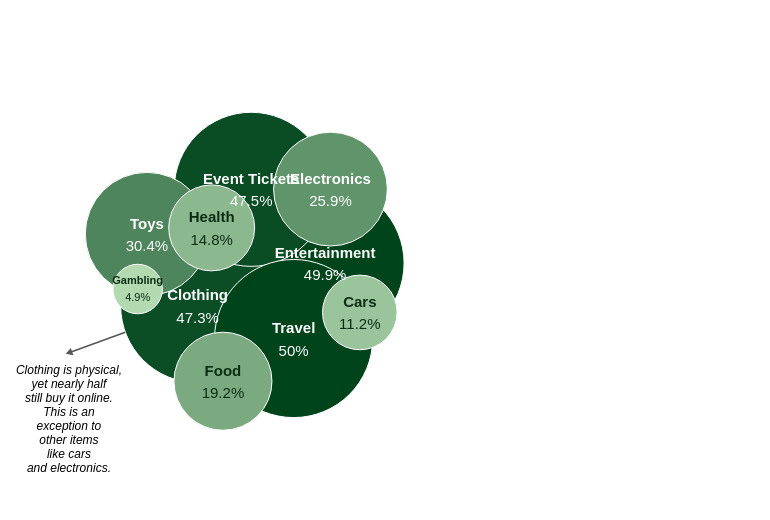

Here is the Vega-Lite specification saved for this chart:
### Vega specification from a JSON file in a GitHub repository (floating-point values rounded to 4 significant figures)
{"$schema": "https://vega.github.io/schema/vega/v5.json", "description": "A packed bubble chart.", "usermeta": {"author": "David Bacci", "github": "https://github.com/PBI-David/Deneb-Showcase"}, "width": 760, "height": 500, "padding": {"left": 5, "right": 5, "top": 20, "bottom": 0}, "autosize": "none", "signals": [{"name": "cx", "update": "250"}, {"name": "cy", "update": "height / 2"}, {"name": "gravityX", "value": 0.2}, {"name": "gravityY", "value": 0.1}, {"name": "arrowAngle", "value": 160}, {"name": "arrowLen", "value": 60}, {"name": "textDX", "value": 0}], "data": [{"name": "table", "values": [{"category": "Entertainment", "amount": 6013.0, "pct": 49.9}, {"category": "Clothing", "amount": 5698.0, "pct": 47.3}, {"category": "Event Tickets", "amount": 5720.0, "pct": 47.5}, {"category": "Travel", "amount": 6024.0, "pct": 50}, {"category": "Toys", "amount": 3662.0, "pct": 30.4}, {"category": "Electronics", "amount": 3119.0, "pct": 25.9}, {"category": "Food", "amount": 2316, "pct": 19.2}, {"category": "Health", "amount": 1780.0, "pct": 14.8}, {"category": "Cars", "amount": 1343.0, "pct": 11.2}, {"category": "Gambling", "amount": 590.5, "pct": 4.9}]}], "scales": [{"name": "size", "domain": {"data": "table", "field": "amount"}, "zero": true, "range": [0, 25000]}, {"name": "color", "type": "linear", "domain": {"data": "table", "field": "pct"}, "zero": true, "range": ["#c7e9c0", "#00441b"]}], "marks": [{"name": "nodes", "type": "symbol", "from": {"data": "table"}, "encode": {"enter": {"fill": {"scale": "color", "field": "pct"}, "xfocus": {"signal": "cx"}, "yfocus": {"signal": "cy"}}, "update": {"size": {"signal": "datum.amount", "scale": "size"}, "stroke": {"value": "white"}, "strokeWidth": {"value": 1}, "tooltip": {"signal": "datum"}}}, "transform": [{"type": "force", "iterations": 100, "static": false, "forces": [{"force": "collide", "iterations": 2, "radius": {"expr": "sqrt(datum.size)/2"}}, {"force": "center", "x": {"signal": "cx"}, "y": {"signal": "cy"}}, {"force": "x", "x": "xfocus", "strength": {"signal": "gravityX"}}, {"force": "y", "y": "yfocus", "strength": {"signal": "gravityY"}}]}]}, {"type": "rule", "from": {"data": "nodes"}, "encode": {"update": {"x": {"signal": "datum.x + cos(arrowAngle * PI / 180) * sqrt(datum.size) / 2"}, "y": {"signal": "datum.y + sin(arrowAngle * PI / 180) * sqrt(datum.size) / 2"}, "x2": {"signal": "datum.x + cos(arrowAngle * PI / 180) * (sqrt(datum.size) / 2 + arrowLen)"}, "y2": {"signal": "datum.y + sin(arrowAngle * PI / 180) * (sqrt(datum.size) / 2 + arrowLen)"}, "stroke": {"value": "#555"}, "strokeWidth": {"value": 1.5}, "opacity": {"signal": "datum.datum.category === 'Clothing' ? 1 : 0"}}}}, {"type": "symbol", "from": {"data": "nodes"}, "encode": {"update": {"x": {"signal": "datum.x + cos(arrowAngle * PI / 180) * (sqrt(datum.size) / 2 + arrowLen)"}, "y": {"signal": "datum.y + sin(arrowAngle * PI / 180) * (sqrt(datum.size) / 2 + arrowLen)"}, "shape": {"value": "triangle-right"}, "angle": {"signal": "arrowAngle"}, "size": {"value": 60}, "fill": {"value": "#555"}, "opacity": {"signal": "datum.datum.category === 'Clothing' ? 1 : 0"}}}}, {"type": "text", "from": {"data": "nodes"}, "encode": {"update": {"x": {"signal": "datum.x + cos(arrowAngle * PI / 180) * (sqrt(datum.size) / 2 + arrowLen) + textDX"}, "y": {"signal": "datum.y + sin(arrowAngle * PI / 180) * (sqrt(datum.size) / 2 + arrowLen) + 12"}, "align": {"value": "center"}, "baseline": {"value": "top"}, "fontSize": {"value": 12}, "fontStyle": {"value": "italic"}, "fill": {"value": "black"}, "text": {"value": ["Clothing is physical,", "yet nearly half", "still buy it online.", "This is an", "exception to", "other items", "like cars", "and electronics."]}, "opacity": {"signal": "datum.datum.category === 'Clothing' ? 1 : 0"}}}}, {"type": "text", "from": {"data": "nodes"}, "encode": {"enter": {"align": {"value": "center"}, "baseline": {"value": "middle"}, "fontWeight": {"value": "bold"}, "fill": {"signal": "datum.datum.pct > 25 ? '#ffffff' : '#0b2e13'"}, "text": {"field": "datum.category"}}, "update": {"x": {"field": "x"}, "y": {"field": "y"}, "fontSize": {"signal": "min(15, max(9, sqrt(datum.size) / 4.5))"}, "dy": {"signal": "-0.7 * min(15, max(9, sqrt(datum.size) / 4.5))"}}}}, {"type": "text", "from": {"data": "nodes"}, "encode": {"enter": {"align": {"value": "center"}, "baseline": {"value": "middle"}, "fill": {"signal": "datum.datum.pct > 25 ? '#ffffff' : '#0b2e13'"}, "text": {"signal": "datum.datum.pct + '%'"}}, "update": {"x": {"field": "x"}, "y": {"field": "y"}, "dy": {"signal": "0.8 * min(15, max(9, sqrt(datum.size) / 4.5))"}, "fontSize": {"signal": "min(15, max(9, sqrt(datum.size) / 4.5))"}}}}]}
